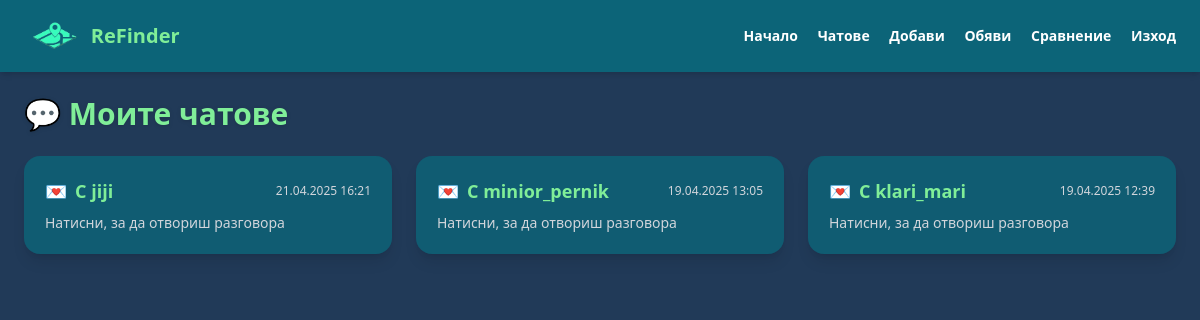
/chat/ (signed in), run on the app's committed database.
### ReFinds/models.py (models this page shows, shortened)
class Chat(models.Model):
    participants = models.ManyToManyField(User)
    created_at = models.DateTimeField(auto_now_add=True)

### ReFinds/views.py (the view)
# urls.py: path('chat/', views.chat_list, name='chat_list'),
@login_required
def chat_list(request):
    chats = Chat.objects.filter(participants=request.user).order_by('-created_at')
    chat_data = [
        {'chat': chat, 'other_user': chat.participants.exclude(id=request.user.id).first()}
        for chat in chats
    ]
    return render(request, 'chat_list.html', {'chat_data': chat_data})

### ReFinds/templates/chat_list.html (shortened to what this page needs)
<!DOCTYPE html>
{% load static %}
<html lang="bg">
<head>
  <script src="https://cdn.tailwindcss.com"></script>
</head>
<body class="bg-[#213A58] text-white min-h-screen flex flex-col">
  <nav class="flex justify-between items-center px-6 py-4 bg-[#0C6478] shadow-md">
    <div class="flex items-center gap-2">
      <img src="{% static 'logo-removebg-preview.png' %}" alt="ReFinder Logo" class="h-10">
      <span class="text-xl font-bold text-[#80EE98]">ReFinder</span>
    </div>
    <div class="space-x-4 text-sm font-semibold">
      <a href="{% url 'home' %}" class="hover:text-[#80EE98]">Начало</a>
      <a href="{% url 'chat_list' %}" class="hover:text-[#80EE98]">Чатове</a>
      <a href="{% url 'listing' %}" class="hover:text-[#80EE98]">Добави</a>
      <a href="{% url 'ad_list' %}" class="hover:text-[#80EE98]">Обяви</a>
      <a href="{% url 'image_search' %}" class="hover:text-[#80EE98]" >Сравнение</a>
      <a href="{% url 'logout' %}" class="hover:text-[#80EE98]">Изход</a>
    </div>
  </nav>
  <div class="px-6 py-6">
    <h1 class="text-3xl font-bold text-[#80EE98] mb-6 drop-shadow">💬 Моите чатове</h1>
    {% if chat_data %}
      <ul class="grid grid-cols-1 md:grid-cols-2 lg:grid-cols-3 gap-6">
        {% for item in chat_data %}
          <li>
            <a href="{% url 'chat_detail' item.chat.id %}" class="block bg-[#0C6478]/80 hover:bg-[#15919B]/80 transition-all p-5 rounded-2xl shadow-lg border border-transparent hover:border-[#80EE98]">
              <div class="flex items-center justify-between mb-2">
                <div class="text-lg font-semibold text-[#80EE98] flex items-center gap-2">
                  💌 <span>С <strong>{{ item.other_user.username }}</strong></span>
                </div>
                <span class="text-xs text-gray-300">{{ item.chat.created_at|date:"d.m.Y H:i" }}</span>
              </div>
              <p class="text-sm text-gray-300">Натисни, за да отвориш разговора</p>
            </a>
          </li>
        {% endfor %}
      </ul>
    {% else %}
      <p class="text-gray-300 text-lg italic">Нямаш активни разговори. 🤷‍♂️</p>
    {% endif %}
  </div>
</body>
</html>

### data on the page
Chat: other_user.username "jiji", chat.created_at "21.04.2025 16:21"
Chat: other_user.username "minior_pernik", chat.created_at "19.04.2025 13:05"
Chat: other_user.username "klari_mari", chat.created_at "19.04.2025 12:39"
